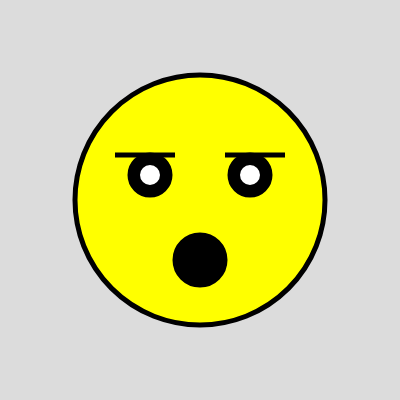
Frame 1 (no input)
Frame 60 (no input): identical to frame 1, image omitted
Frame 120 (the mouse pressed at the canvas centre since frame 60): identical to frame 1, image omitted

The p5.js sketch that drew this single still picture (run headless with seeded random() and noise() and a simulated clock; from frame 60 on, the mouse is pressed at the canvas centre):

// p5.js sketch
// ── sketch.js
function setup() {
  createCanvas(400, 400);
}
  //outline of the face
function draw() {
  background(220);
  stroke("black");
  strokeWeight(5);
  
  //overall face
  fill("yellow");
  ellipse(200,200,250,250);
  
  //eyebrows
  fill("black");
  ellipse(145,155,60,0);
  ellipse(255,155,60,0);

  //both eyes left then right
  fill("black");
  ellipse(150,175,40,40);
  ellipse(250,175,40,40);
  
  //inner eye
  fill("white");
  ellipse(150,175,25,25);
  ellipse(250,175,25,25);
  
  //mouth
  fill("black");
  ellipse(200,260,50,50);
}
